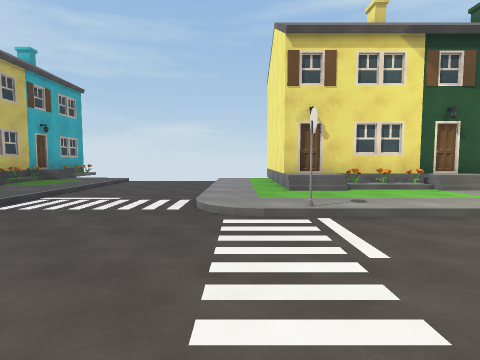
[1] (above)

17 first-person views from a walk through a scene from a Unity 3-D project. The camera is 1.2 m above the floor, tilts 4° down and sees 80° across. The floor is counted in squares, 2 m on a side. Each view is taken from the middle of a square. On the plan, view 1 faces up. The plan holds only what a view shows up to about 9 squares ahead; the rest is blank. The place goes on beyond the plan. The player is left out. Some surface patterns are stand-ins.

[2]
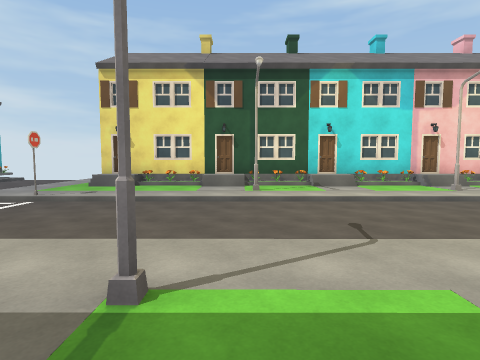

[3]
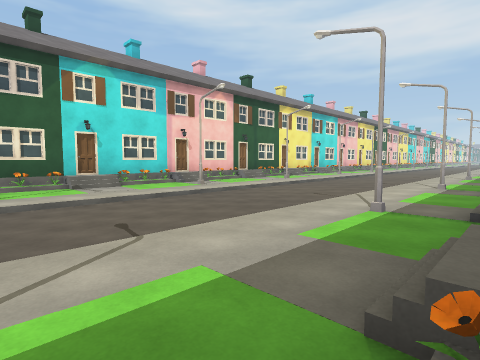

[4]
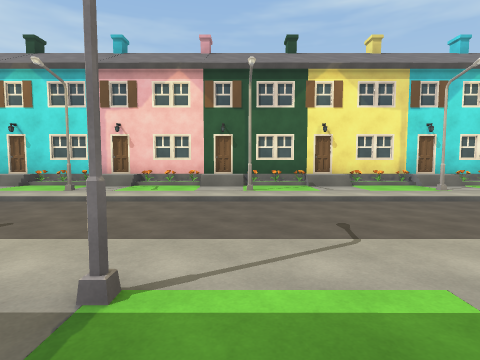

[5]
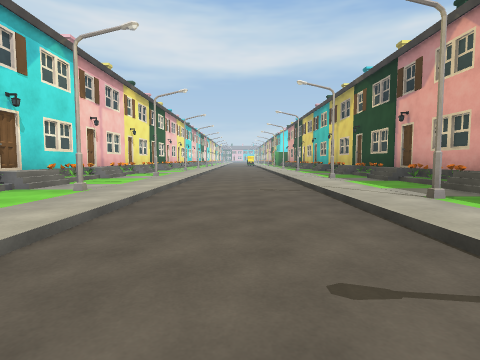

[6]
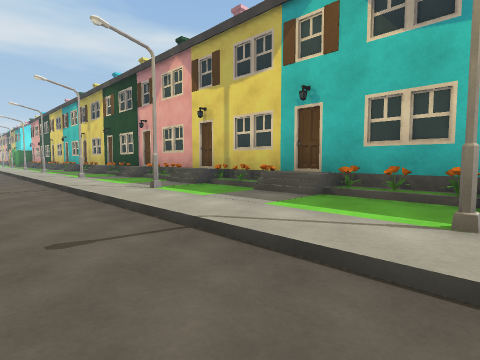

[7]
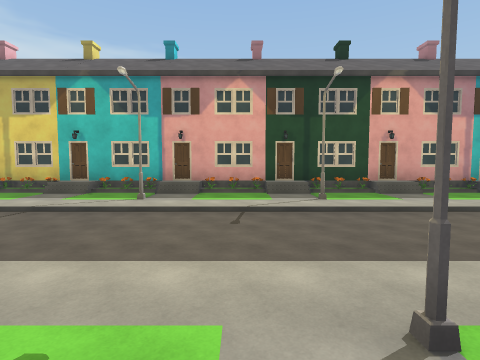

[8]
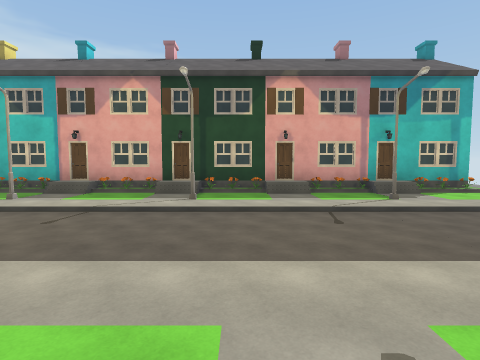

[9]
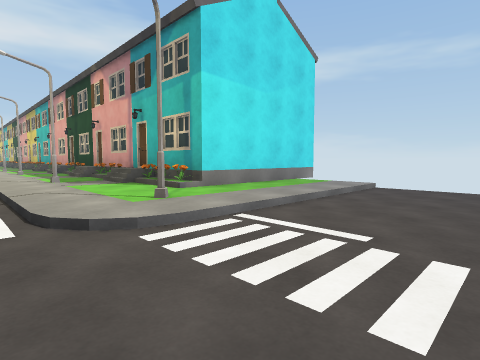

[10]
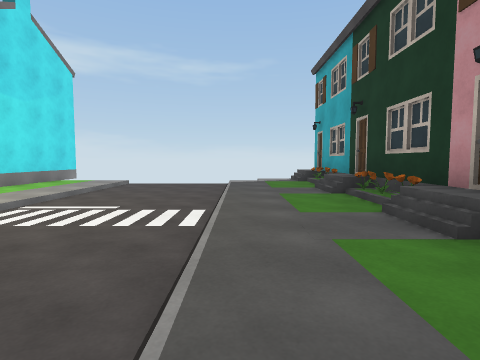

[11]
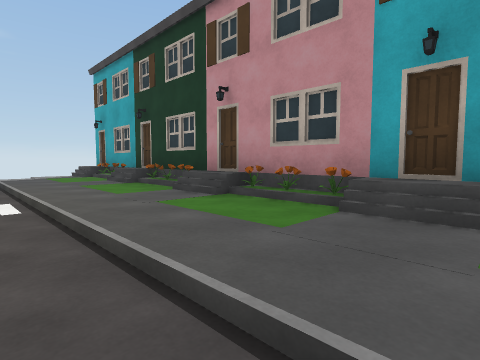

[12]
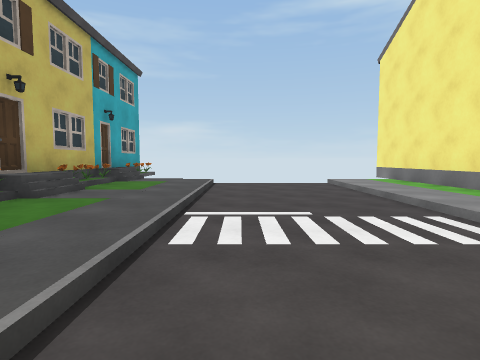

[13]
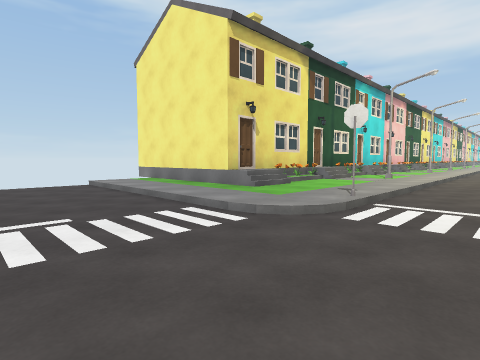

[14]
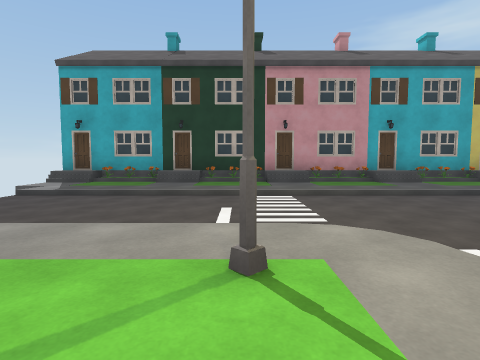

[15]
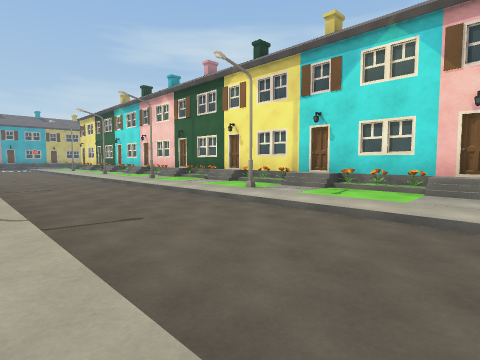

[16]
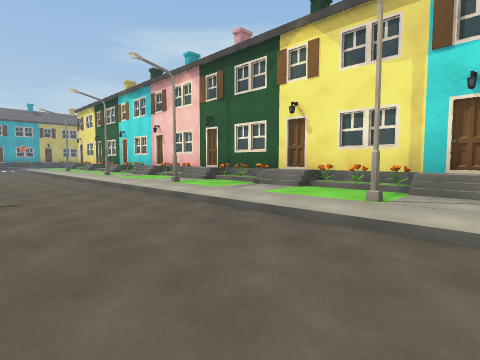

[17]
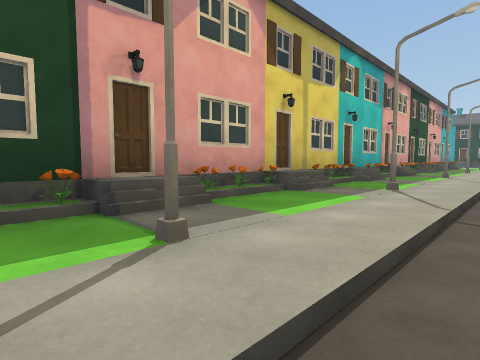

### Floor plan
Key: @ floor where view 1 was taken; # wall or solid block; x gap in a wall; . main floor; - floor 0.25 m lower than the main floor; / step, stairs or slope.
Columns run from 7 left of view 1 to 23 right of it. Each row starts with its distance up from view 1.
 10 ##      #
  9 #/..---.#
  8 #/..---.#
  7 #/..---.#######################
  6 #/..---.//#//#//#//#//#///////#
  5  /..---.....#....#...#....#...#
  4 #/..---.#......................
  3 #/..---------------------------
  2 #/..---------------------------
  1 #/..---------------------------
  0 #/..---@.......................
 -1 ##..---#...#........#....#...#.
 -2 #/..---..///////x///////#//#//#
 -3 #/..---..######################
 -4 #/..---..#
 -5 #/..---..#
 -6 #/       #

Where each view was taken, in squares from view 1:
view 1: 0 up, 0 right, facing up
view 2: 2 down, 5 right, facing up
view 3: 2 down, 5 right, facing up-right
view 4: 2 down, 14 right, facing up
view 5: 2 up, 14 right, facing right
view 6: 2 up, 13 right, facing down-right
view 7: 6 up, 11 right, facing down
view 8: 6 up, 8 right, facing down
view 9: 1 up, 3 left, facing down-right
view 10: 3 up, 4 left, facing down
view 11: 4 up, 3 left, facing down-left
view 12: 2 up, 3 left, facing up
view 13: 2 up, 3 left, facing up-right
view 14: 1 down, 2 right, facing left
view 15: 0 up, 23 right, facing up-left
view 16: 1 up, 20 right, facing up-left
view 17: 1 up, 23 right, facing down-left
